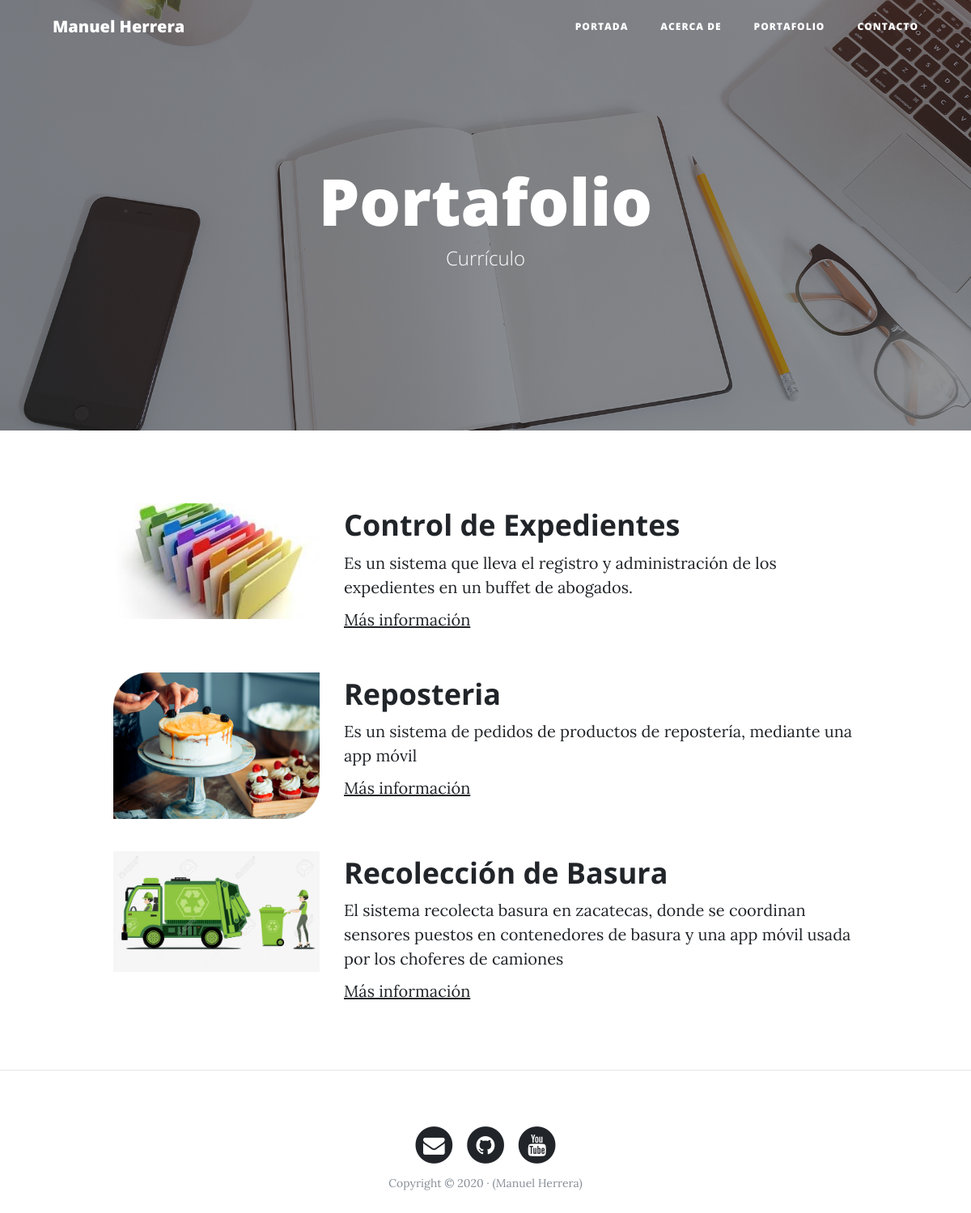
/core/portfolio/, run on an earlier commit of the app's database.
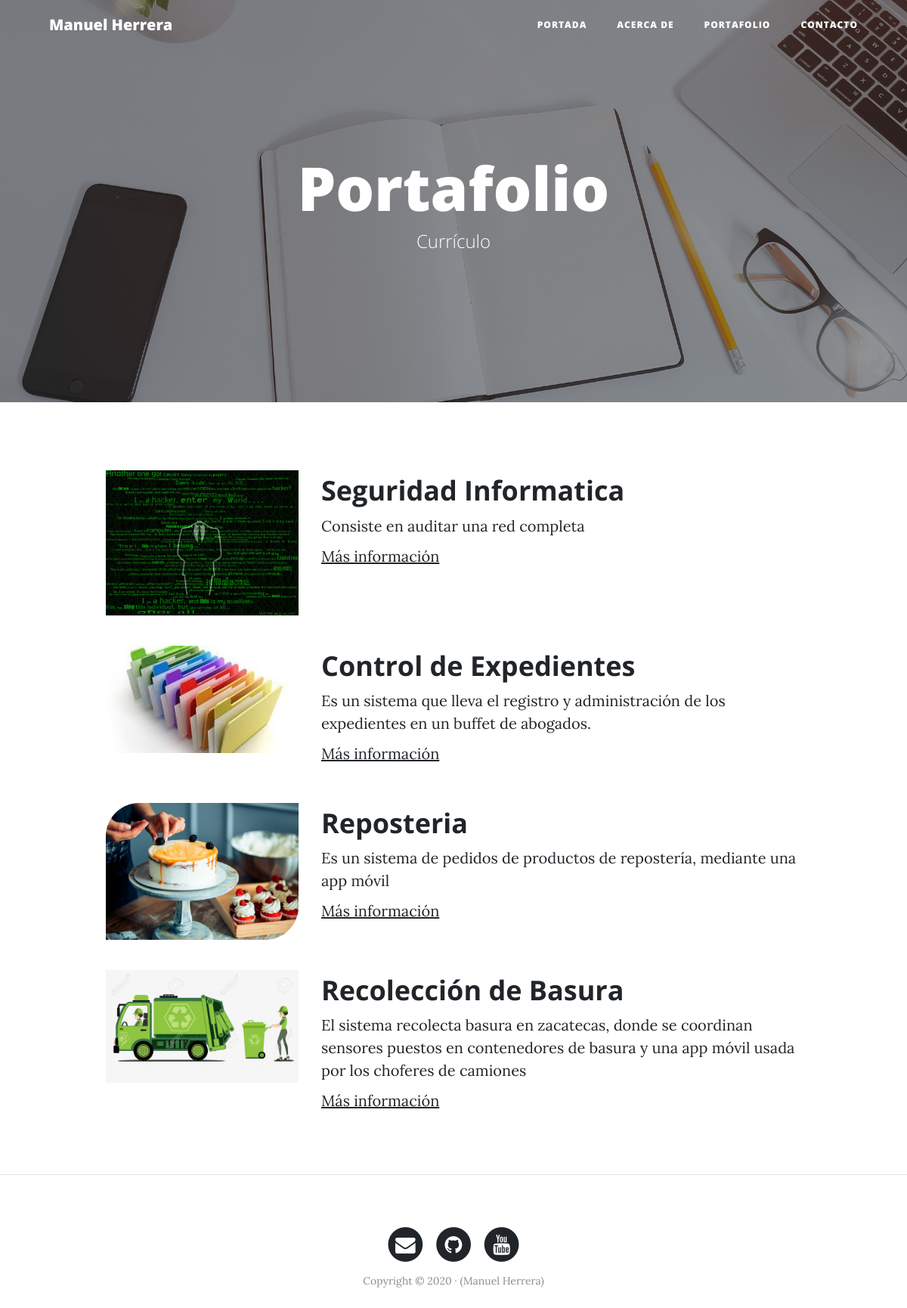
And on a later commit of the database.
### portfolio/models.py (models this page shows, shortened)
class Proyecto(models.Model):
    titulo = models.CharField(blank=False, null=False, max_length=100) # cadena corta
    descripcion = models.TextField(blank=True, null=False) # cadena larga
    imagen = models.ImageField(upload_to="proyectos/", null=True)
    link = models.URLField(blank=True, null=True, verbose_name='Dirección Web')
    fecha_creacion = models.DateTimeField(auto_now_add=True, verbose_name='Fecha de Creación') # verbose_name -> es como se muestra en al admin site
    fecha_modificacion = models.DateTimeField(auto_now=True, verbose_name='Fecha de Edición')
    class Meta:
        verbose_name = 'proyecto'
        verbose_name_plural = 'proyectos'
        ordering = ['-fecha_creacion']

### portfolio/views.py (the view)
# urls.py: path('portfolio/', portfolio_views.portfolio, name='portfolio'),
def portfolio(request):
    lista_proyectos = Proyecto.objects.all()
    context = {'lista_proyectos': lista_proyectos}
    return render(request, 'portfolio/portfolio.html', context)

### portfolio/templates/portfolio/portfolio.html (shortened to what this page needs)
{% extends 'core/base.html' %}
{% block background %} {% load static %}{% static 'core/img/portfolio-bg.jpg' %} {% endblock background %}
{% block header %}
    <h1>Portafolio</h1>
    <span class="subheading">Currículo</span>
{% endblock header %}
{% block content %}
    {% for proyecto in lista_proyectos %}
        <div class="row project">
            <div class="col-lg-3 col-md-4 offset-lg-1">
                <img class="img-fluid" src="{{ proyecto.imagen.url }}" alt="">
            </div>
            <div class="col-lg-7 col-md-8">
                <h2 class="section-heading title">{{ proyecto.titulo }}</h2>
            <p>{{ proyecto.descripcion }}</p>
                <p><a href="{{ proyecto.link }}">Más información</a></p>
            </div>
        </div>
    {% endfor %}
{% endblock content %}

What changed in the data, as far as the page shows it:
added Proyecto: imagen (picture), titulo "Seguridad Informatica", descripcion "Consiste en auditar una red completa"
